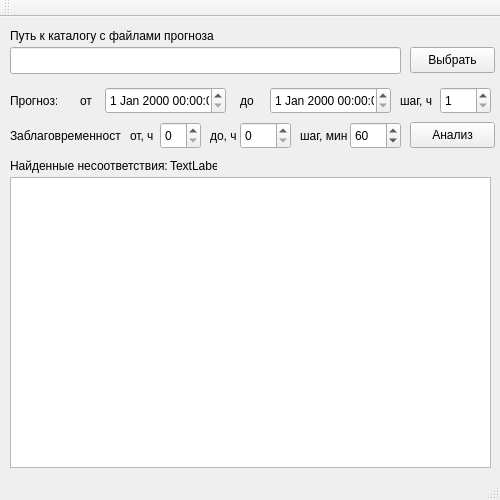
<?xml version="1.0" encoding="UTF-8"?>
<ui version="4.0">
 <class>MainWindow</class>
 <widget class="QMainWindow" name="MainWindow">
  <property name="geometry">
   <rect>
    <x>0</x>
    <y>0</y>
    <width>500</width>
    <height>500</height>
   </rect>
  </property>
  <property name="minimumSize">
   <size>
    <width>500</width>
    <height>500</height>
   </size>
  </property>
  <property name="maximumSize">
   <size>
    <width>500</width>
    <height>500</height>
   </size>
  </property>
  <property name="windowTitle">
   <string>Тестовая программа анализа файлов прогноза</string>
  </property>
  <widget class="QWidget" name="centralWidget">
   <widget class="QLabel" name="label">
    <property name="geometry">
     <rect>
      <x>10</x>
      <y>10</y>
      <width>271</width>
      <height>17</height>
     </rect>
    </property>
    <property name="text">
     <string>Путь к каталогу с файлами прогноза</string>
    </property>
   </widget>
   <widget class="QLineEdit" name="lineEdit">
    <property name="geometry">
     <rect>
      <x>10</x>
      <y>30</y>
      <width>391</width>
      <height>27</height>
     </rect>
    </property>
    <property name="readOnly">
     <bool>true</bool>
    </property>
   </widget>
   <widget class="QPushButton" name="pushBtnSelect">
    <property name="geometry">
     <rect>
      <x>410</x>
      <y>30</y>
      <width>85</width>
      <height>26</height>
     </rect>
    </property>
    <property name="text">
     <string>Выбрать</string>
    </property>
   </widget>
   <widget class="QPushButton" name="pushBtnAnalize">
    <property name="geometry">
     <rect>
      <x>410</x>
      <y>105</y>
      <width>85</width>
      <height>26</height>
     </rect>
    </property>
    <property name="sizePolicy">
     <sizepolicy hsizetype="Minimum" vsizetype="Fixed">
      <horstretch>0</horstretch>
      <verstretch>0</verstretch>
     </sizepolicy>
    </property>
    <property name="text">
     <string>Анализ</string>
    </property>
   </widget>
   <widget class="QListWidget" name="listWidget">
    <property name="geometry">
     <rect>
      <x>10</x>
      <y>160</y>
      <width>481</width>
      <height>291</height>
     </rect>
    </property>
   </widget>
   <widget class="QLabel" name="label_2">
    <property name="geometry">
     <rect>
      <x>10</x>
      <y>140</y>
      <width>181</width>
      <height>17</height>
     </rect>
    </property>
    <property name="text">
     <string>Найденные несоответствия:</string>
    </property>
   </widget>
   <widget class="QLabel" name="label_3">
    <property name="geometry">
     <rect>
      <x>80</x>
      <y>75</y>
      <width>21</width>
      <height>17</height>
     </rect>
    </property>
    <property name="text">
     <string>от</string>
    </property>
   </widget>
   <widget class="QDateTimeEdit" name="dateTimeEditFrom">
    <property name="geometry">
     <rect>
      <x>105</x>
      <y>70</y>
      <width>121</width>
      <height>27</height>
     </rect>
    </property>
   </widget>
   <widget class="QDateTimeEdit" name="dateTimeEditTo">
    <property name="geometry">
     <rect>
      <x>270</x>
      <y>70</y>
      <width>121</width>
      <height>27</height>
     </rect>
    </property>
   </widget>
   <widget class="QLabel" name="label_4">
    <property name="geometry">
     <rect>
      <x>240</x>
      <y>75</y>
      <width>31</width>
      <height>17</height>
     </rect>
    </property>
    <property name="text">
     <string>до</string>
    </property>
   </widget>
   <widget class="QLabel" name="label_5">
    <property name="geometry">
     <rect>
      <x>400</x>
      <y>75</y>
      <width>47</width>
      <height>17</height>
     </rect>
    </property>
    <property name="text">
     <string>шаг, ч</string>
    </property>
   </widget>
   <widget class="QSpinBox" name="spinBoxStep">
    <property name="geometry">
     <rect>
      <x>440</x>
      <y>70</y>
      <width>51</width>
      <height>27</height>
     </rect>
    </property>
    <property name="minimum">
     <number>1</number>
    </property>
    <property name="maximum">
     <number>1000</number>
    </property>
   </widget>
   <widget class="QLabel" name="label_6">
    <property name="geometry">
     <rect>
      <x>10</x>
      <y>75</y>
      <width>47</width>
      <height>17</height>
     </rect>
    </property>
    <property name="text">
     <string>Прогноз:</string>
    </property>
   </widget>
   <widget class="QLabel" name="labelCount">
    <property name="geometry">
     <rect>
      <x>170</x>
      <y>140</y>
      <width>47</width>
      <height>17</height>
     </rect>
    </property>
    <property name="text">
     <string>TextLabel</string>
    </property>
   </widget>
   <widget class="QLabel" name="label_8">
    <property name="geometry">
     <rect>
      <x>10</x>
      <y>110</y>
      <width>111</width>
      <height>17</height>
     </rect>
    </property>
    <property name="text">
     <string>Заблаговременность:</string>
    </property>
   </widget>
   <widget class="QLabel" name="label_9">
    <property name="geometry">
     <rect>
      <x>130</x>
      <y>110</y>
      <width>41</width>
      <height>17</height>
     </rect>
    </property>
    <property name="text">
     <string>от, ч</string>
    </property>
   </widget>
   <widget class="QLabel" name="label_10">
    <property name="geometry">
     <rect>
      <x>210</x>
      <y>110</y>
      <width>31</width>
      <height>17</height>
     </rect>
    </property>
    <property name="text">
     <string>до, ч</string>
    </property>
   </widget>
   <widget class="QLabel" name="label_11">
    <property name="geometry">
     <rect>
      <x>300</x>
      <y>110</y>
      <width>47</width>
      <height>17</height>
     </rect>
    </property>
    <property name="text">
     <string>шаг, мин</string>
    </property>
   </widget>
   <widget class="QSpinBox" name="spinBoxEFrom">
    <property name="geometry">
     <rect>
      <x>160</x>
      <y>105</y>
      <width>41</width>
      <height>27</height>
     </rect>
    </property>
    <property name="minimum">
     <number>0</number>
    </property>
    <property name="maximum">
     <number>1000</number>
    </property>
    <property name="value">
     <number>0</number>
    </property>
   </widget>
   <widget class="QSpinBox" name="spinBoxETo">
    <property name="geometry">
     <rect>
      <x>240</x>
      <y>105</y>
      <width>51</width>
      <height>27</height>
     </rect>
    </property>
    <property name="minimum">
     <number>0</number>
    </property>
    <property name="maximum">
     <number>1000</number>
    </property>
    <property name="value">
     <number>0</number>
    </property>
   </widget>
   <widget class="QSpinBox" name="spinBoxEStep">
    <property name="geometry">
     <rect>
      <x>350</x>
      <y>105</y>
      <width>51</width>
      <height>27</height>
     </rect>
    </property>
    <property name="minimum">
     <number>1</number>
    </property>
    <property name="maximum">
     <number>1000</number>
    </property>
    <property name="value">
     <number>60</number>
    </property>
   </widget>
  </widget>
  <widget class="QMenuBar" name="menuBar">
   <property name="geometry">
    <rect>
     <x>0</x>
     <y>0</y>
     <width>500</width>
     <height>21</height>
    </rect>
   </property>
  </widget>
  <widget class="QToolBar" name="mainToolBar">
   <attribute name="toolBarArea">
    <enum>TopToolBarArea</enum>
   </attribute>
   <attribute name="toolBarBreak">
    <bool>false</bool>
   </attribute>
  </widget>
  <widget class="QStatusBar" name="statusBar"/>
 </widget>
 <layoutdefault spacing="6" margin="11"/>
 <resources/>
 <connections>
  <connection>
   <sender>pushBtnSelect</sender>
   <signal>clicked()</signal>
   <receiver>MainWindow</receiver>
   <slot>selectDirectory()</slot>
   <hints>
    <hint type="sourcelabel">
     <x>342</x>
     <y>80</y>
    </hint>
    <hint type="destinationlabel">
     <x>199</x>
     <y>164</y>
    </hint>
   </hints>
  </connection>
  <connection>
   <sender>pushBtnAnalize</sender>
   <signal>clicked()</signal>
   <receiver>MainWindow</receiver>
   <slot>startAnalize()</slot>
   <hints>
    <hint type="sourcelabel">
     <x>342</x>
     <y>120</y>
    </hint>
    <hint type="destinationlabel">
     <x>199</x>
     <y>164</y>
    </hint>
   </hints>
  </connection>
 </connections>
 <slots>
  <slot>selectDirectory()</slot>
  <slot>startAnalize()</slot>
 </slots>
</ui>
